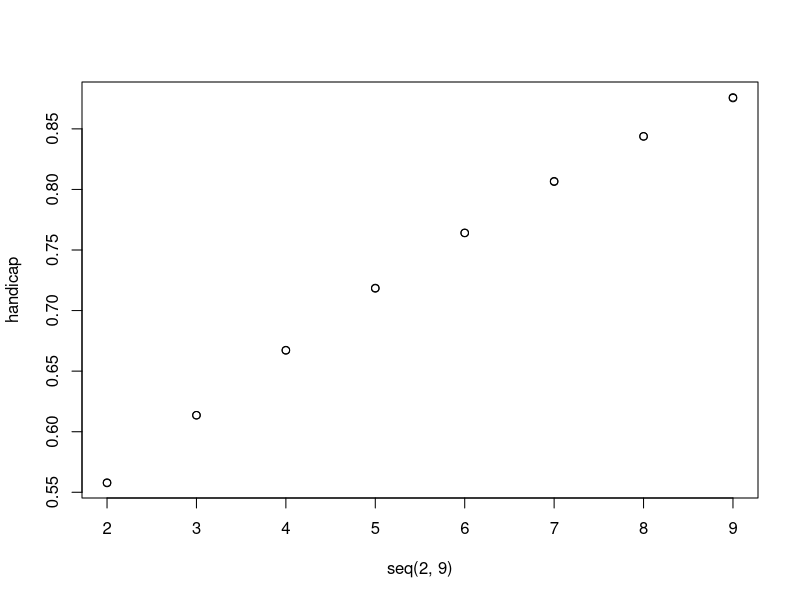
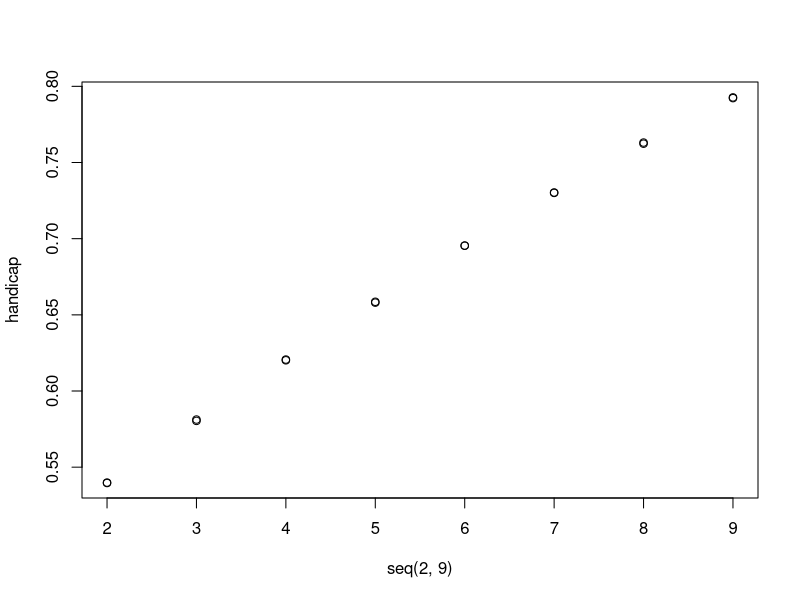

Recreate these plots in R, in order.
"
Observaci\'on:
    Un diferencia de habilidad de una escala representa 0.76 de ganar
    Si tenemos incertidumbre respecto de la habilidad, si bien la probabilidad de ganar es la misma,
    nuestra predicci\'on cambia, reduciendo la probabilidad real de ganar.  
"
probabilidad_de_ganar <- function(n=100000,escala=1,mu_a=30,distancia_b=NA,incertidumbre=0){
  if (is.na(distancia_b)){ distancia_b = escala  }
  mu_b = mu_a - distancia_b 
  ana <- rnorm(n,mu_a, sqrt(escala^2 + incertidumbre^2) )
  berta  <- rnorm(n,mu_b, sqrt(escala^2 + incertidumbre^2) )
  return(sum(ana > berta)/n)
}
probabilidad_de_ganar()

"
Problema (Escala Handicap):
    Cada piedra de handicap en Go agrega $x$ habilidad a las personas.
    Una primera aproximaci\'on encontramos que $x ~ 0.2 + (h-1) * 0.83$
    Este estiimaci\'on se ver\'a corregida cuando agregemos las estimaciones
    de jugar segundo y de komi. Para simplificar, supongamos que la habilidad 
    que agrega cada piedra es de $0.85$ bajo una escala por defecto de $25/6$.
    Nosotres queremos determinar una escala $\beta$ que lleve la habilidad que
    agregan las piedras a 1. Lo que se debe mantener constante en la probabilidad
    de ganar.
    1) Primero miramos la probabilidad de ganar modificando al habilidad de a $0.85$
    2) Luego elegimos una escala alternativa que haga que un $1.0$ de habilidad
       modifique la probabilidad de ganar de la misma forma que en (1)
    3) Verifico que sea independiente a la incertidumbre. 
"
# 1) Probabilidad de ganar modificando al habilidad de a $0.85$
handicap <- c()
for(h in seq(2,9)){
  handicap <- c(handicap, probabilidad_de_ganar(n=10^6,escala=25/6,distancia_b=(h-1)*0.85))
}
plot(seq(2,9),handicap)
# 2) Escala alternativa que haga que un $1.0$ de habilidad tenga mismo efecto sobre probabilidad de ganar
nueva_escala = (25/6)/0.85
nuevo_handicap <- c()
for(h in seq(2,9)){
  nuevo_handicap <- c(nuevo_handicap, probabilidad_de_ganar(n=10^6,escala=nueva_escala,distancia_b=h-1))
}
points(seq(2,9),nuevo_handicap)
# 3) Verifico que la dependencia respecto de la incertidumbre
handicap <- c()
for(h in seq(2,9)){
  handicap <- c(handicap, probabilidad_de_ganar(n=10^6,escala=25/6,distancia_b=(h-1)*0.85,incertidumbre=25/6))
}
plot(seq(2,9),handicap)
nueva_escala = (25/6)/0.85
nuevo_handicap <- c()
for(h in seq(2,9)){
  nuevo_handicap <- c(nuevo_handicap, probabilidad_de_ganar(n=10^6,escala=nueva_escala,distancia_b=h-1,incertidumbre=nueva_escala))
}
points(seq(2,9),nuevo_handicap)
